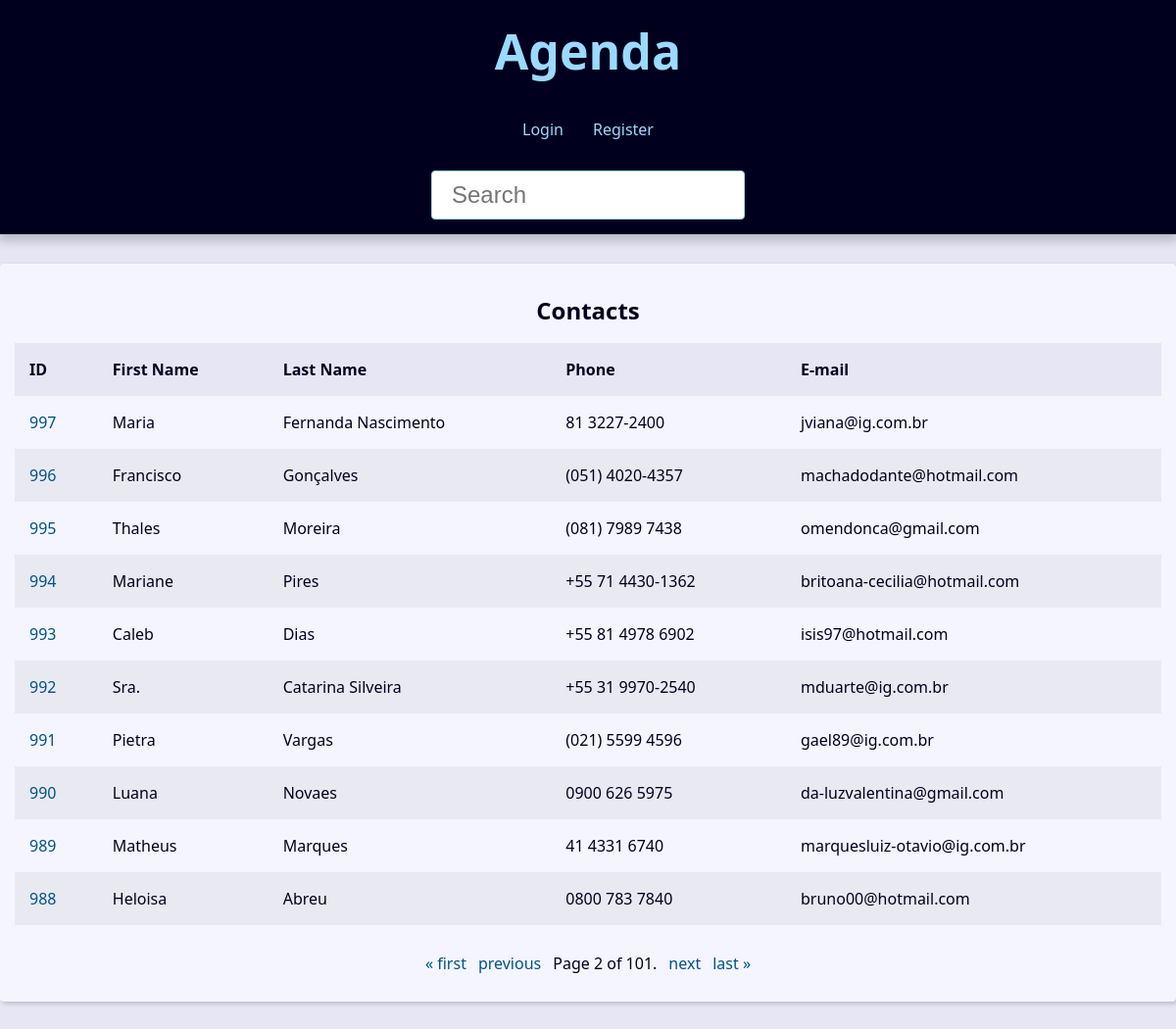
The page /?page=2&q= on the database its author committed.
### contact/models.py (models this page shows, shortened)
class Contact(models.Model):
    first_name = models.CharField(max_length=50)
    last_name = models.CharField(max_length=50, blank=True)
    phone = models.CharField(max_length=50)
    email = models.EmailField(max_length=254, blank=True)
    created_date = models.DateTimeField(default=timezone.now)
    description = models.TextField(blank=True)
    show = models.BooleanField(default=True)
    picture = models.ImageField(blank=True, null=True, upload_to='pictures/%Y/%m/')
    category = models.ForeignKey(
        Category,
        on_delete=models.SET_NULL,
        blank=True, null=True
    )
    owner = models.ForeignKey(
        User,
        on_delete=models.SET_NULL,
        blank=True, null=True
    )

### contact/views/contact_views.py (the view)
# urls.py: path('', views.index, name='index'),
def index(request):
    contacts = Contact.objects \
        .filter(show=True)\
        .order_by('-id')
    paginator = Paginator(contacts, 10)
    page_number = request.GET.get("page")
    page_obj = paginator.get_page(page_number)
    context = {
        'page_obj': page_obj,
        'site_title': 'Contatos - '
    }
    return render(
        request,
        'contact/index.html',
        context
    )

### contact/templates/contact/index.html (shortened to what this page needs)
{% extends 'global/base.html' %}
{% block content %}
  {% if page_obj %}
    <div class="responsive-table">
      <table class="contacts-table">
        <caption class="table-caption ">
          Contacts
        </caption>
        <thead>
          <tr class="table-row table-row-header">
            <th class="table-header">ID</th>
            <th class="table-header">First Name</th>
            <th class="table-header">Last Name</th>
            <th class="table-header">Phone</th>
            <th class="table-header">E-mail</th>
          </tr>
        </thead>
        <tbody>
          {% for contact in page_obj %}
            <tr class="table-row">
              <td class="table-cel">
                <a
                  class="table-link"
                  href="{% url 'contact:contact' contact.id %}"
                >
                  {{ contact.id }}
                </a>
              </td>
              <td class="table-cel">
                {{ contact.first_name }}
              </td>
              <td class="table-cel">
                {{ contact.last_name }}
              </td>
              <td class="table-cel">
                {{ contact.phone }}
              </td>
              <td class="table-cel">
                {{ contact.email }}
              </td>
            </tr>
          {% endfor %}
        </tbody>
      </table>
    </div>
  {% else %}
    <div class="single-contact">
      <h1 class="single-contact-name">
        Nenhum contato encontrado.
      </h1>
    </div>
  {% endif %}
{% endblock content %}

### base_static/global/css/style.css (style rules this page uses)
:root { --spacing: 1.5rem; --link-dark-color: rgb(0, 83, 134); --link-light-color: rgb(156, 217, 255); --clr-white: rgb(245, 245, 255); --clr-black: rgb(0, 0, 30); --clr-light-gray: rgb(230, 230, 245); --clr-dark-shadow-5: rgba(0, 0, 10, 5%); --clr-dark-shadow-10: rgba(0, 0, 10, 10%); --clr-dark-shadow-20: rgba(0, 0, 10, 20%); --clr-light-shadow-5: rgba(200, 200, 255, 5%); --clr-light-shadow-10: rgba(200, 200, 255, 10%); --clr-light-shadow-20: rgba(200, 200, 255, 20%); --main-page-width: 120rem; --table-min-width: 60rem; --biggest-font-size: 5rem; --bigger-font-size: 4rem; --big-font-size: 3.2rem; --medium-font-size: 2.4rem; --small-font-size: 1.6rem; --smaller-font-size: 1.4rem; --smallest-font-size: 1.2rem; --transition-fast: 300ms; --transition-medium: 600ms; --transition-slow: 1s; --default-border-radius: 4px; }
*, *::before, *::after { margin: 0; padding: 0; box-sizing: border-box; }
html { font-size: 62.5%; }
body { font-family: system-ui, -apple-system, BlinkMacSystemFont, 'Segoe UI', Roboto, Oxygen, Ubuntu, Cantarell, 'Open Sans', 'Helvetica Neue', sans-serif; line-height: 1.5; font-size: var(--small-font-size); color: var(--clr-black); -webkit-font-smoothing: antialiased; background: var(--clr-light-gray); }
.responsive-table { width: 100%; overflow-x: auto; }
.contacts-table { width: 100%; min-width: var(--table-min-width); border-collapse: collapse; }
.table-caption { font-size: var(--medium-font-size); font-weight: bold; padding: var(--spacing); }
.table-row { text-align: left; text-overflow: ellipsis; transition: background-color var(--transition-fast) ease-in-out; }
.table-row:nth-of-type(2n) { background: var(--clr-dark-shadow-5); }
.table-row-header { background: var(--clr-light-gray); color: var(--clr-black); }
.table-cel, .table-header { padding: var(--spacing); }
.table-link { color: var(--link-dark-color); transition: color var(--transition-fast) ease-in-out; text-decoration: none; }

### rows shown on the page
Contact: id "997", first_name "Maria", last_name "Fernanda Nascimento", phone "81 3227-2400", email "jviana@ig.com.br"
Contact: id "996", first_name "Francisco", last_name "Gonçalves", phone "(051) 4020-4357", email "machadodante@hotmail.com"
Contact: id "995", first_name "Thales", last_name "Moreira", phone "(081) 7989 7438", email "omendonca@gmail.com"
Contact: id "994", first_name "Mariane", last_name "Pires", phone "+55 71 4430-1362", email "britoana-cecilia@hotmail.com"
Contact: id "993", first_name "Caleb", last_name "Dias", phone "+55 81 4978 6902", email "isis97@hotmail.com"
Contact: id "992", first_name "Sra.", last_name "Catarina Silveira", phone "+55 31 9970-2540", email "mduarte@ig.com.br"
Contact: id "991", first_name "Pietra", last_name "Vargas", phone "(021) 5599 4596", email "gael89@ig.com.br"
Contact: id "990", first_name "Luana", last_name "Novaes", phone "0900 626 5975", email "da-luzvalentina@gmail.com"
Contact: id "989", first_name "Matheus", last_name "Marques", phone "41 4331 6740", email "marquesluiz-otavio@ig.com.br"
Contact: id "988", first_name "Heloisa", last_name "Abreu", phone "0800 783 7840", email "bruno00@hotmail.com"

### other values the page prints
{{ page_obj.number }} "2"
{{ page_obj.paginator.num_pages }} "101"
